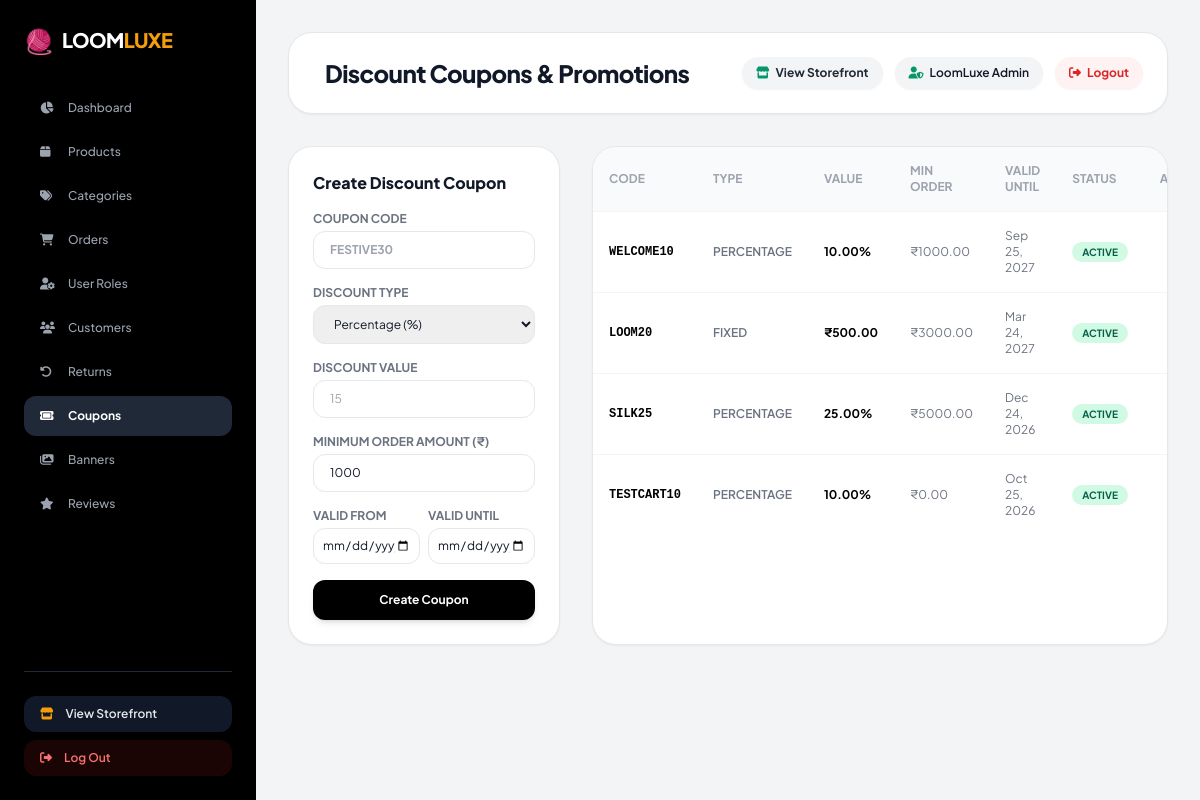
Screenshot of /dashboard/admin/coupons/ (signed in) with the database file from the repository.
### accounts/models.py (models this page shows, shortened)
class User(AbstractUser):
    email = models.EmailField(unique=True)
    phone = models.CharField(max_length=15, blank=True)
    avatar = models.ImageField(upload_to='avatars/', blank=True, null=True)
    date_of_birth = models.DateField(blank=True, null=True)
    gender = models.CharField(max_length=10, choices=[
        ('male', 'Male'),
        ('female', 'Female'),
        ('other', 'Other'),
    ], blank=True)
    is_verified = models.BooleanField(default=False)
    created_at = models.DateTimeField(auto_now_add=True)
    updated_at = models.DateTimeField(auto_now=True)
    class Meta:
        db_table = 'users'

### products/models.py (models this page shows, shortened)
class Coupon(models.Model):
    DISCOUNT_TYPE_CHOICES = [
        ('percentage', 'Percentage'),
        ('fixed', 'Fixed Amount'),
    ]
    code = models.CharField(max_length=50, unique=True)
    description = models.CharField(max_length=200, blank=True)
    discount_type = models.CharField(max_length=10, choices=DISCOUNT_TYPE_CHOICES)
    discount_value = models.DecimalField(max_digits=10, decimal_places=2)
    minimum_order = models.DecimalField(max_digits=10, decimal_places=2, default=0)
    maximum_discount = models.DecimalField(max_digits=10, decimal_places=2, null=True, blank=True)
    usage_limit = models.PositiveIntegerField(default=0)
    used_count = models.PositiveIntegerField(default=0)
    is_active = models.BooleanField(default=True)
    valid_from = models.DateTimeField()
    valid_until = models.DateTimeField()
    created_at = models.DateTimeField(auto_now_add=True)
    @property
    def is_valid(self):
        from django.utils import timezone
        now = timezone.now()
        return (
            self.is_active
            and self.valid_from <= now <= self.valid_until
            and (self.usage_limit == 0 or self.used_count < self.usage_limit)
        )
    class Meta:
        db_table = 'coupons'

### dashboard/views.py (the view, shortened to what this page needs)
# urls.py: path('coupons/', views.admin_coupons, name='admin_coupons'),
@admin_required
def admin_coupons(request):
    coupons = Coupon.objects.all()
    return render(request, 'dashboard/admin_coupons.html', {'coupons': coupons})

### cart/context_processors.py (called while the page is built, shortened)
def cart_count(request):
    count = 0
    if request.user.is_authenticated:
        from .models import Cart
        try:
            cart = Cart.objects.get(user=request.user)
            count = cart.total_items
        except Cart.DoesNotExist:
            pass
    return {'cart_count': count}

### cart/models.py (called while the page is built)
    @property
    def total_items(self):
        return sum(item.quantity for item in self.items.all())

### dashboard/views.py (called while the page is built)
def admin_required(view_func):
    @wraps(view_func)
    def _wrapped_view(request, *args, **kwargs):
        if not request.user.is_authenticated:
            messages.info(request, "Please log in with an Administrator account to access the Admin Panel.")
            return redirect(f"/accounts/login/?next={request.path}")
        if not request.user.is_staff:
            messages.error(request, "Access denied. Administrator privileges are required.")
            return redirect('home')
        return view_func(request, *args, **kwargs)
    return _wrapped_view

### wishlist/context_processors.py (called while the page is built)
def wishlist_count(request):
    count = 0
    if request.user.is_authenticated:
        from .models import Wishlist
        count = Wishlist.objects.filter(user=request.user).count()
    return {'wishlist_count': count}

### templates/dashboard/admin_coupons.html (shortened to what this page needs)
{% extends 'dashboard/admin_base.html' %}
{% block header_title %}Discount Coupons & Promotions{% endblock %}
{% block content %}
<div class="grid grid-cols-1 lg:grid-cols-3 gap-8">
    <div class="bg-white p-6 rounded-3xl shadow-sm border border-gray-200 h-fit space-y-4">
        <h3 class="font-extrabold text-base">Create Discount Coupon</h3>
        <form method="POST" action="{% url 'admin_coupons' %}" class="space-y-4">
            <div>
                <label class="block text-xs font-bold uppercase text-gray-500 mb-1">Coupon Code</label>
                <input type="text" name="code" required placeholder="FESTIVE30" class="w-full border rounded-xl px-4 py-2.5 text-xs font-bold uppercase focus:outline-none focus:border-black">
            </div>
            <div>
                <label class="block text-xs font-bold uppercase text-gray-500 mb-1">Discount Type</label>
                <select name="discount_type" required class="w-full border rounded-xl px-4 py-2.5 text-xs focus:outline-none focus:border-black">
                    <option value="percentage">Percentage (%)</option>
                </select>
            </div>
            <div>
                <label class="block text-xs font-bold uppercase text-gray-500 mb-1">Discount Value</label>
                <input type="number" step="0.01" name="discount_value" required placeholder="15" class="w-full border rounded-xl px-4 py-2.5 text-xs focus:outline-none focus:border-black">
            </div>
            <div>
                <label class="block text-xs font-bold uppercase text-gray-500 mb-1">Minimum Order Amount (₹)</label>
                <input type="number" step="0.01" name="minimum_order" value="1000" class="w-full border rounded-xl px-4 py-2.5 text-xs focus:outline-none focus:border-black">
            </div>
            <div class="grid grid-cols-2 gap-2">
                <div>
                    <label class="block text-xs font-bold uppercase text-gray-500 mb-1">Valid From</label>
                    <input type="datetime-local" name="valid_from" required class="w-full border rounded-xl p-2 text-xs">
                </div>
                <div>
                    <label class="block text-xs font-bold uppercase text-gray-500 mb-1">Valid Until</label>
                    <input type="datetime-local" name="valid_until" required class="w-full border rounded-xl p-2 text-xs">
                </div>
            </div>
            <button type="submit" class="w-full bg-black text-white py-3 rounded-xl font-bold text-xs shadow-md">Create Coupon</button>
        </form>
    </div>
    <div class="lg:col-span-2 bg-white rounded-3xl shadow-sm border border-gray-200 overflow-hidden">
        <div class="overflow-x-auto">
            <table class="w-full text-left text-xs">
                <thead class="bg-gray-50 uppercase text-gray-400 font-bold border-b border-gray-100">
                    <tr>
                        <th class="p-4">Code</th>
                        <th class="p-4">Type</th>
                        <th class="p-4">Value</th>
                        <th class="p-4">Min Order</th>
                        <th class="p-4">Valid Until</th>
                        <th class="p-4">Status</th>
                        <th class="p-4 text-right">Actions</th>
                    </tr>
                </thead>
                <tbody class="divide-y divide-gray-100">
                    {% for coupon in coupons %}
                    <tr class="hover:bg-gray-50 transition-colors">
                        <td class="p-4 font-black text-black font-mono">{{ coupon.code }}</td>
                        <td class="p-4 uppercase text-gray-500 font-semibold">{{ coupon.discount_type }}</td>
                        <td class="p-4 font-bold text-black">{% if coupon.discount_type == 'percentage' %}{{ coupon.discount_value }}%{% else %}₹{{ coupon.discount_value }}{% endif %}</td>
                        <td class="p-4 text-gray-500">₹{{ coupon.minimum_order }}</td>
                        <td class="p-4 text-gray-500">{{ coupon.valid_until|date:"M d, Y" }}</td>
                        <td class="p-4">
                            <span class="px-2.5 py-1 rounded-full font-bold uppercase text-[10px] {% if coupon.is_valid %}bg-emerald-100 text-emerald-800{% else %}bg-gray-100 text-gray-800{% endif %}">
                                {% if coupon.is_valid %}Active{% else %}Expired{% endif %}
                            </span>
                        </td>
                        <td class="p-4 text-right">
                        </td>
                    </tr>
                    {% empty %}
                    <tr><td colspan="7" class="p-8 text-center text-gray-400">No active coupons found.</td></tr>
                    {% endfor %}
                </tbody>
            </table>
        </div>
    </div>
</div>
{% endblock %}

### templates/dashboard/admin_base.html (shortened to what this page needs)
<!DOCTYPE html>
<html lang="en">
<head>
    <script src="https://cdn.tailwindcss.com"></script>
    <link rel="stylesheet" href="https://cdnjs.cloudflare.com/ajax/libs/font-awesome/6.5.1/css/all.min.css">
</head>
<body class="bg-gray-100 font-sans text-gray-900 antialiased">
    <div class="flex min-h-screen relative">
        <aside id="admin-sidebar" class="fixed md:sticky top-0 inset-y-0 left-0 z-50 w-64 h-screen max-h-screen overflow-y-auto bg-black text-white p-6 flex flex-col justify-between flex-shrink-0 transform -translate-x-full md:translate-x-0 transition-transform duration-300 ease-in-out shadow-2xl md:shadow-none">
            <div class="space-y-8">
                <div class="flex items-center justify-between">
                    <a href="{% url 'admin_dashboard' %}" class="flex items-center space-x-2">
                        <span class="text-2xl">🧶</span>
                        <span class="text-xl font-black tracking-tight uppercase text-white">Loom<span class="text-amber-500">Luxe</span></span>
                    </a>
                </div>
                <nav class="space-y-1 font-medium text-xs">
                    <a href="{% url 'admin_dashboard' %}" class="flex items-center space-x-3 px-4 py-3 rounded-xl hover:bg-gray-900 transition-all {% if request.resolver_match.url_name == 'admin_dashboard' %}bg-gray-800 text-white font-bold{% else %}text-gray-400{% endif %}">
                        <i class="fa-solid fa-chart-pie w-4"></i><span>Dashboard</span>
                    </a>
                    <a href="{% url 'admin_products' %}" class="flex items-center space-x-3 px-4 py-3 rounded-xl hover:bg-gray-900 transition-all {% if 'product' in request.resolver_match.url_name %}bg-gray-800 text-white font-bold{% else %}text-gray-400{% endif %}">
                        <i class="fa-solid fa-box w-4"></i><span>Products</span>
                    </a>
                    <a href="{% url 'admin_categories' %}" class="flex items-center space-x-3 px-4 py-3 rounded-xl hover:bg-gray-900 transition-all {% if request.resolver_match.url_name == 'admin_categories' %}bg-gray-800 text-white font-bold{% else %}text-gray-400{% endif %}">
                        <i class="fa-solid fa-tags w-4"></i><span>Categories</span>
                    </a>
                    <a href="{% url 'admin_orders' %}" class="flex items-center space-x-3 px-4 py-3 rounded-xl hover:bg-gray-900 transition-all {% if request.resolver_match.url_name == 'admin_orders' %}bg-gray-800 text-white font-bold{% else %}text-gray-400{% endif %}">
                        <i class="fa-solid fa-cart-shopping w-4"></i><span>Orders</span>
                    </a>
                    <a href="{% url 'admin_users' %}" class="flex items-center space-x-3 px-4 py-3 rounded-xl hover:bg-gray-900 transition-all {% if request.resolver_match.url_name == 'admin_users' %}bg-gray-800 text-white font-bold{% else %}text-gray-400{% endif %}">
                        <i class="fa-solid fa-user-gear w-4"></i><span>User Roles</span>
                    </a>
                    <a href="{% url 'admin_customers' %}" class="flex items-center space-x-3 px-4 py-3 rounded-xl hover:bg-gray-900 transition-all {% if request.resolver_match.url_name == 'admin_customers' %}bg-gray-800 text-white font-bold{% else %}text-gray-400{% endif %}">
                        <i class="fa-solid fa-users w-4"></i><span>Customers</span>
                    </a>
                    <a href="{% url 'admin_returns' %}" class="flex items-center space-x-3 px-4 py-3 rounded-xl hover:bg-gray-900 transition-all {% if request.resolver_match.url_name == 'admin_returns' %}bg-gray-800 text-white font-bold{% else %}text-gray-400{% endif %}">
                        <i class="fa-solid fa-rotate-left w-4"></i><span>Returns</span>
                    </a>
                    <a href="{% url 'admin_coupons' %}" class="flex items-center space-x-3 px-4 py-3 rounded-xl hover:bg-gray-900 transition-all {% if request.resolver_match.url_name == 'admin_coupons' %}bg-gray-800 text-white font-bold{% else %}text-gray-400{% endif %}">
                        <i class="fa-solid fa-ticket w-4"></i><span>Coupons</span>
                    </a>
                    <a href="{% url 'admin_banners' %}" class="flex items-center space-x-3 px-4 py-3 rounded-xl hover:bg-gray-900 transition-all {% if request.resolver_match.url_name == 'admin_banners' %}bg-gray-800 text-white font-bold{% else %}text-gray-400{% endif %}">
                        <i class="fa-solid fa-images w-4"></i><span>Banners</span>
                    </a>
                    <a href="{% url 'admin_reviews' %}" class="flex items-center space-x-3 px-4 py-3 rounded-xl hover:bg-gray-900 transition-all {% if request.resolver_match.url_name == 'admin_reviews' %}bg-gray-800 text-white font-bold{% else %}text-gray-400{% endif %}">
                        <i class="fa-solid fa-star w-4"></i><span>Reviews</span>
                    </a>
                </nav>
            </div>
            <div class="pt-6 border-t border-gray-800 space-y-2 text-xs">
                <a href="{% url 'home' %}" target="_blank" rel="noopener noreferrer" class="flex items-center space-x-3 px-4 py-2.5 rounded-xl bg-gray-900 text-gray-200 hover:text-white hover:bg-gray-800 transition-all font-semibold">
                    <i class="fa-solid fa-store text-amber-500"></i>
                    <span>View Storefront</span>
                </a>
                <a href="{% url 'logout' %}" class="flex items-center space-x-3 px-4 py-2.5 rounded-xl bg-red-950/40 text-red-400 hover:text-red-300 hover:bg-red-900/60 transition-all font-semibold">
                    <i class="fa-solid fa-right-from-bracket"></i>
                    <span>Log Out</span>
                </a>
            </div>
        </aside>
        <main class="flex-1 p-4 sm:p-6 lg:p-8 space-y-6 sm:space-y-8 overflow-x-hidden min-w-0">
            <header class="flex flex-col sm:flex-row justify-between items-start sm:items-center gap-4 bg-white p-4 sm:p-6 rounded-3xl shadow-sm border border-gray-200">
                <div class="flex items-center space-x-3 w-full sm:w-auto justify-between sm:justify-start">
                    <div class="flex items-center space-x-3">
                        <h1 class="text-xl sm:text-2xl font-extrabold tracking-tight">{% block header_title %}Admin Control Panel{% endblock %}</h1>
                    </div>
                </div>
                <div class="flex flex-wrap items-center gap-2 sm:gap-3 w-full sm:w-auto justify-end border-t sm:border-t-0 pt-3 sm:pt-0 border-gray-100">
                    <a href="{% url 'home' %}" target="_blank" rel="noopener noreferrer" class="text-xs font-bold bg-gray-100 hover:bg-gray-200 text-gray-800 px-3.5 py-2 rounded-full transition-all flex items-center space-x-1.5 shadow-sm" title="View Storefront (Opens in New Tab)">
                        <i class="fa-solid fa-store text-emerald-600"></i>
                        <span>View Storefront</span>
                    </a>
                    <span class="text-xs font-semibold bg-gray-100 px-3.5 py-2 rounded-full flex items-center shadow-sm">
                        <i class="fa-solid fa-user-shield text-emerald-600 mr-1.5"></i>
                        <span>{{ user.get_full_name|default:user.username }}</span>
                    </span>
                    <a href="{% url 'logout' %}" class="text-xs font-bold bg-red-50 text-red-600 hover:bg-red-100 px-3.5 py-2 rounded-full transition-all flex items-center space-x-1.5 shadow-sm" title="Log Out">
                        <i class="fa-solid fa-right-from-bracket"></i>
                        <span>Logout</span>
                    </a>
                </div>
            </header>
            {% block content %}{% endblock %}
        </main>
    </div>
</body>
</html>

### rows the page displays
User: get_full_name "LoomLuxe Admin"
Coupon: code "WELCOME10", discount_type "PERCENTAGE", discount_value "10.00", minimum_order "1000.00", valid_until "Sep 25, 2027", is_active "ACTIVE"
Coupon: code "LOOM20", discount_type "FIXED", discount_value "500.00", minimum_order "3000.00", valid_until "Mar 24, 2027", is_active "ACTIVE"
Coupon: code "SILK25", discount_type "PERCENTAGE", discount_value "25.00", minimum_order "5000.00", valid_until "Dec 24, 2026", is_active "ACTIVE"
Coupon: code "TESTCART10", discount_type "PERCENTAGE", discount_value "10.00", minimum_order "0.00", valid_until "Oct 25, 2026", is_active "ACTIVE"
